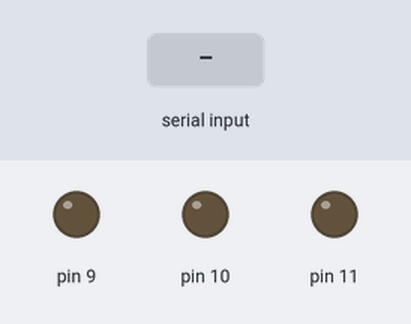
Bench run of a sketch on a simulated Arduino Uno, built with avr-gcc and run on an emulated ATmega328P. Parts: output pins drawn as LEDs (lit = HIGH). Inputs (shaded band) come from the test bench.

Above: at 1.2 s.
1.3 s: "R" received over Serial
At 1.6 s:
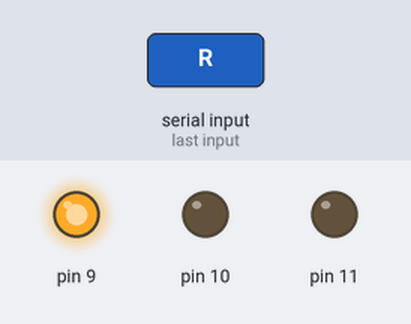
2.8 s: "G" received over Serial
At 4.0 s:
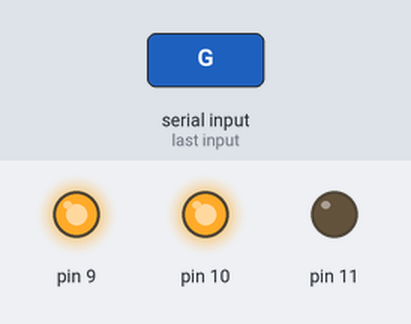
4.3 s: "r" received over Serial
At 5.1 s:
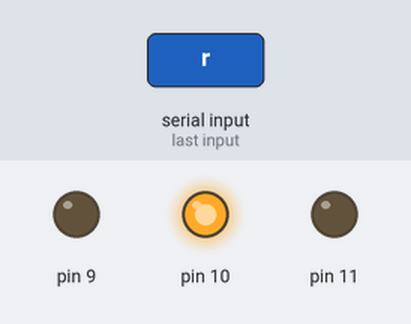
5.8 s: "g" received over Serial
At 6.2 s:
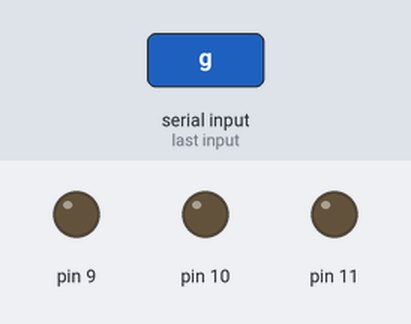
7.3 s: "B" received over Serial
At 8.6 s:
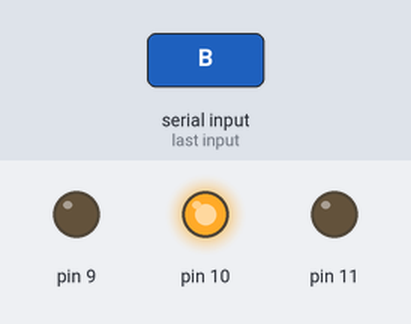
Timing chart, 0 to 9.8 s (numbered marks = the images above; inputs shaded):
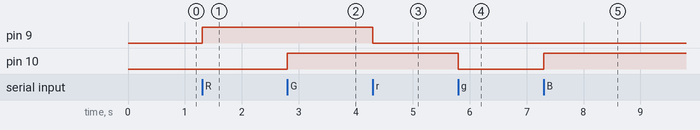

Measured:
- after the input at 1.3 s, pin 9: LOW → HIGH at once
- after the input at 2.8 s, pin 10: LOW → HIGH at once
- after the input at 4.3 s, pin 9: HIGH → LOW at once
- after the input at 5.8 s, pin 10: HIGH → LOW at once
- after the input at 7.3 s, pin 10: LOW → HIGH at once

The sketch:

Lesson_4a.ino
```cpp
int rx;

void setup() {
  Serial.begin(9600);
  pinMode(9,OUTPUT);
  pinMode(10,OUTPUT);
  pinMode(11,OUTPUT);
}

void loop() {
  rx=Serial.read();

  if(rx=='R'){
    digitalWrite(9,HIGH);
  }else if(rx=='r'){
    digitalWrite(9,LOW);
  }else if(rx=='G'){
    digitalWrite(10,HIGH);
  }else if(rx=='g'){
    digitalWrite(10,LOW);
  }else if(rx=='B'){
    digitalWrite(10,HIGH);
  }else if(rx=='b'){
    digitalWrite(11,LOW);
  }
}
```
